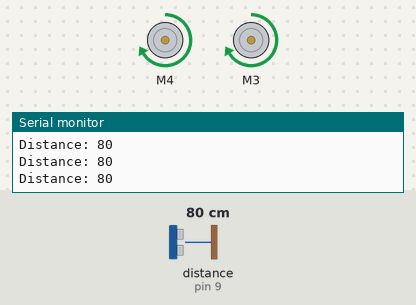
Recording of a sketch running on a simulated Arduino Uno, built with avr-gcc and run on an emulated ATmega328P. Shown: 2 × DC motor (green arrow = forward, orange = backward, longer = faster), the last lines printed to the serial monitor. Wiring (inferred from the names in the program): ultrasonic range finder: trigger pin 10; echo pin 9. The inputs (shaded band) are chosen by the test bench; at power-on: distance to the obstacle (sensor on pin 9) 80 cm. The echo pulse lasts 58.3 µs per cm.

Above: at 1.2 s.
1.3 s: distance to the obstacle (sensor on pin 9) set to 12 cm
2.8 s: distance to the obstacle (sensor on pin 9) set to 9 cm
At 3.7 s:
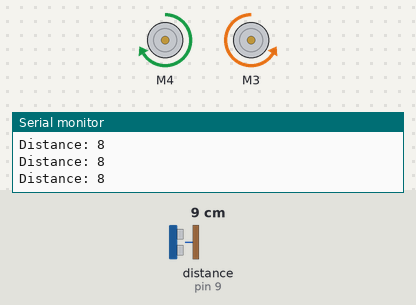
4.3 s: distance to the obstacle (sensor on pin 9) set to 60 cm
At 5.3 s:
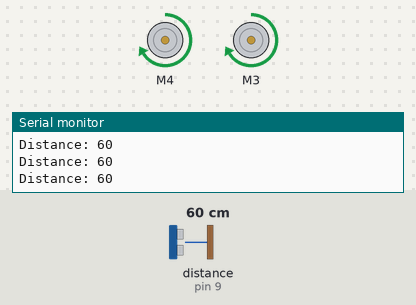
5.8 s: distance to the obstacle (sensor on pin 9) set to 2 cm
At 7.2 s:
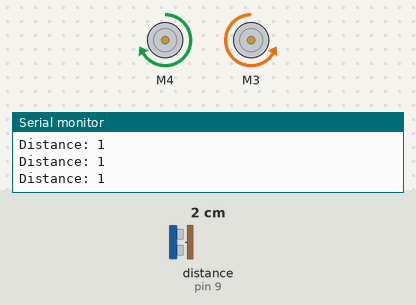
Timing chart, 0 to 8.3 s (numbered marks = the images above; inputs shaded):
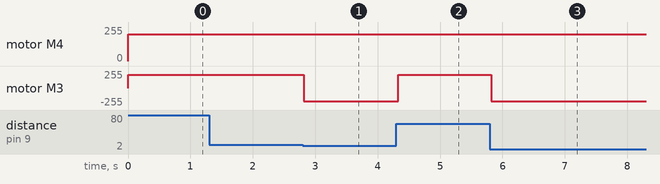

Measured:
- the behaviour switches between 11 and 10 cm on distance to the obstacle (sensor on pin 9) (found by bisection; images 0 and 1)
- after the input at 2.8 s, motor M3: forward 200/255 → backward 200/255 at once
- after the input at 4.3 s, motor M3: backward 200/255 → forward 200/255 at once
- after the input at 5.8 s, motor M3: forward 200/255 → backward 200/255 at once

The sketch:

SMARS.ino
```cpp
#include <AFMotor.h>

AF_DCMotor motorL(4, MOTOR12_64KHZ); // LEFT
AF_DCMotor motorR(3, MOTOR12_64KHZ); // RIGHT

int distancecm = 0;
const int trigPin = 10;
const int echoPin = 9;

long duration;
int distance;

void setup() {
  Serial.begin(9600);

  motorL.setSpeed(200);
  motorR.setSpeed(200);

  pinMode(trigPin, OUTPUT); // Sets the trigPin as an Output
  pinMode(echoPin, INPUT); // Sets the echoPin as an Input
}


void loop() {
  distancecm = mdistance();
  if (distance < 10) {
    motorL.run(FORWARD);
    motorR.run(BACKWARD);
    delay(250);
  } else {
    motorL.run(FORWARD);
    motorR.run(FORWARD);
  }
}

int mdistance() {
  pinMode(trigPin, OUTPUT);
  digitalWrite(trigPin, LOW);
  delayMicroseconds(2);
  digitalWrite(trigPin, HIGH);
  delayMicroseconds(5);
  digitalWrite(trigPin, LOW);

  pinMode(echoPin, INPUT);
  duration = pulseIn(echoPin, HIGH);

  // convert the time into a distance
  distance = microsecondsToCentimeters(duration);

  Serial.print("Distance: ");
  Serial.println(distance);
}

long microsecondsToCentimeters(long microseconds) {
  // The speed of sound is 340 m/s or 29 microseconds per centimeter.
  // The ping travels out and back, so to find the distance of the
  // object we take half of the distance travelled.
  return microseconds / 29 / 2;
}
```
